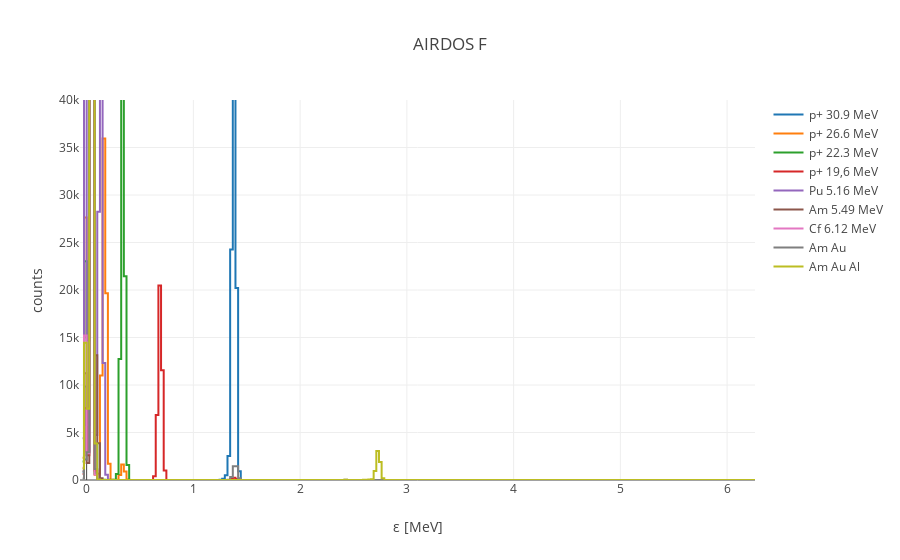

Notebook code cell kept with this figure:
### Code cell
import plotly.plotly as py
import plotly.graph_objs as go

# Solving following system of linear equations
# 237a + b = 6.12
# 215a + b = 5.49
tl = 0.5
#l = np.array([[41, 1],[62,1]])
#r = np.array([1.02, 1.41])
#l = np.array([[41, 1],[215,1]])
#r = np.array([1, 5.3])
l = np.array([[8, 1],[219,1]])
r = np.array([0.137, 5.39])

coef = np.linalg.solve(l,r)
print coef[0], coef[1]

e = pd.DataFrame()
e['1'] = ener1
e['2'] = ener2
e['3'] = ener3
e['4'] = ener4
e['5'] = ener5
e['6'] = ener6
e['7'] = ener7
e['8'] = ener8
e['9'] = ener9
e['index'] = ener1.index
e['x'] = (e['index']) * coef[0] + coef[1]

data = [
    go.Scatter(
        x=e['x'],
        y=e['1'],
        name='p+ 30.9 MeV',
        yaxis='y',
        line=dict(
        shape='hvh'
        )
    ),    
    go.Scatter(
        x=e['x'],
        y=e['4'],
        name='p+ 26.6 MeV',
        yaxis='y',
        line=dict(
        shape='hvh'
        )
    ),    
    go.Scatter(
        x=e['x'],
        y=e['3'],
        name='p+ 22.3 MeV',
        yaxis='y',
        line=dict(
        shape='hvh'
        )
    ),    
    go.Scatter(
        x=e['x'],
        y=e['2'],
        name='p+ 19,6 MeV',
        yaxis='y',
        line=dict(
        shape='hvh'
        )
    ),    
   go.Scatter(
        x=e['x'],
        y=e['7'],
        name='Pu 5.16 MeV',
        yaxis='y',
        line=dict(
        shape='hvh'
        )
    ),    
    go.Scatter(
        x=e['x'],
        y=e['5'],
        name='Am 5.49 MeV',
        yaxis='y',
        line=dict(
        shape='hvh'
        )
    ),    
     go.Scatter(
        x=e['x'],
        y=e['6'],
        name='Cf 6.12 MeV',
        yaxis='y',
        line=dict(
        shape='hvh'
        )
    ),    
    go.Scatter(
        x=e['x'],
        y=e['8'],
        name='Am Au',
        yaxis='y',
        line=dict(
        shape='hvh'
        )
    ),    
    go.Scatter(
        x=e['x'],
        y=e['9'],
        name='Am Au Al',
        yaxis='y',
        line=dict(
        shape='hvh'
        )
    ),    
    ]
        
layout = go.Layout(
    title='AIRDOS F',
    yaxis=dict(
        title='counts',
        #type='log',
        range = [0,40000]
    ),
    xaxis=dict(
        title='ε [MeV]',
    ),
)

fig = go.Figure(data=data, layout=layout)
#py.iplot(fig, filename='ble')
plotly.offline.iplot(fig, filename='ble')

### Figure 1 — Plotly figure (JSON) as saved in the notebook; plotly's stock layout.template omitted (floating-point values rounded to 4 significant figures; data arrays with more than 128 entries replaced by an {"elided": "..."} marker saying what was removed)
{"data": [{"line": {"shape": "hvh"}, "name": "p+ 30.9 MeV", "type": "scatter", "uid": "cdbbe68e-b606-11e8-bb17-b05216a54f0f", "x": {"elided": "255 float values"}, "y": {"elided": "255 int values"}, "yaxis": "y"}, {"line": {"shape": "hvh"}, "name": "p+ 26.6 MeV", "type": "scatter", "uid": "cdbbe68f-b606-11e8-bb17-b05216a54f0f", "x": {"elided": "255 float values"}, "y": {"elided": "255 int values"}, "yaxis": "y"}, {"line": {"shape": "hvh"}, "name": "p+ 22.3 MeV", "type": "scatter", "uid": "cdbbe690-b606-11e8-bb17-b05216a54f0f", "x": {"elided": "255 float values"}, "y": {"elided": "255 int values"}, "yaxis": "y"}, {"line": {"shape": "hvh"}, "name": "p+ 19,6 MeV", "type": "scatter", "uid": "cdbbe691-b606-11e8-bb17-b05216a54f0f", "x": {"elided": "255 float values"}, "y": {"elided": "255 int values"}, "yaxis": "y"}, {"line": {"shape": "hvh"}, "name": "Pu 5.16 MeV", "type": "scatter", "uid": "cdbbe692-b606-11e8-bb17-b05216a54f0f", "x": {"elided": "255 float values"}, "y": {"elided": "255 int values"}, "yaxis": "y"}, {"line": {"shape": "hvh"}, "name": "Am 5.49 MeV", "type": "scatter", "uid": "cdbbe693-b606-11e8-bb17-b05216a54f0f", "x": {"elided": "255 float values"}, "y": {"elided": "255 int values"}, "yaxis": "y"}, {"line": {"shape": "hvh"}, "name": "Cf 6.12 MeV", "type": "scatter", "uid": "cdbbe694-b606-11e8-bb17-b05216a54f0f", "x": {"elided": "255 float values"}, "y": {"elided": "255 int values"}, "yaxis": "y"}, {"line": {"shape": "hvh"}, "name": "Am Au", "type": "scatter", "uid": "cdbbe695-b606-11e8-bb17-b05216a54f0f", "x": {"elided": "255 float values"}, "y": {"elided": "255 int values"}, "yaxis": "y"}, {"line": {"shape": "hvh"}, "name": "Am Au Al", "type": "scatter", "uid": "cdbbe696-b606-11e8-bb17-b05216a54f0f", "x": {"elided": "255 float values"}, "y": {"elided": "255 int values"}, "yaxis": "y"}], "layout": {"title": "AIRDOS F", "xaxis": {"title": "ε [MeV]"}, "yaxis": {"range": [0, 40000], "title": "counts"}}}
